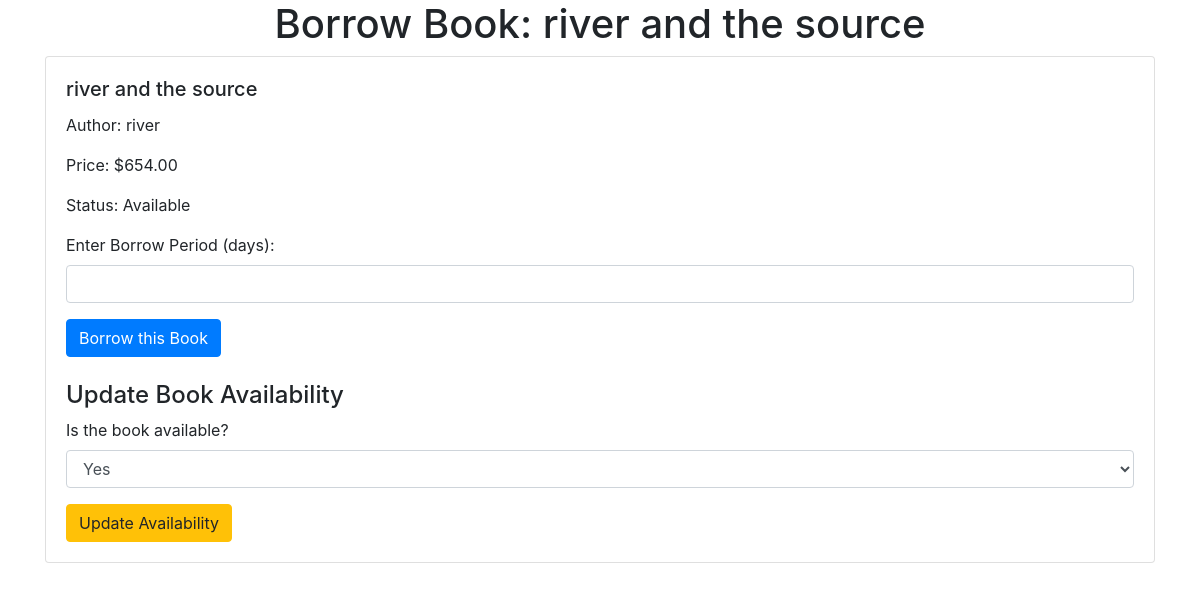
The app's page /borrow-book/1/ (signed in) with its own data.
### myapp/models.py (models this page shows, shortened)
class Book(models.Model):
    title = models.CharField(max_length=255)
    author = models.CharField(max_length=255, null=True, blank=True)
    price = models.DecimalField(max_digits=10, decimal_places=2)
    is_available = models.BooleanField(default=True)
    isbn = models.CharField(max_length=13, unique=True, default="0000000000000")  # ISBN is unique
    book_count = models.PositiveIntegerField(default=1)

### myapp/views.py (the view, shortened to what this page needs)
# urls.py: path('borrow-book/<int:id>/', views.borrowbook, name='borrow-book'),
@login_required
def borrowbook(request, id):
    book = get_object_or_404(Book, id=id)
    return render(request, "borrowbook.html", {"book": book})  # Render the borrowing form

### templates/borrowbook.html (shortened to what this page needs)
<!DOCTYPE html>
<html lang="en">
<head>
    <link rel="stylesheet" href="https://stackpath.bootstrapcdn.com/bootstrap/4.3.1/css/bootstrap.min.css">
</head>
<body>
<div class="container">
    <h1 class="text-center">Borrow Book: {{ book.title }}</h1>
    <div class="card">
        <div class="card-body">
            <h5 class="card-title">{{ book.title }}</h5>
            <p class="card-text">Author: {{ book.author }}</p>
            <p class="card-text">Price: ${{ book.price }}</p>
            <p class="card-text">Status: {% if book.is_available %}Available{% else %}Not Available{% endif %}</p>
            {% if book.is_available %}
                <form method="POST" action="{% url 'borrow-book' book.id %}">
                    <div class="form-group">
                        <label for="borrow_period">Enter Borrow Period (days):</label>
                        <input type="number" name="borrow_period" id="borrow_period" class="form-control" required>
                    </div>
                    <button type="submit" class="btn btn-primary">Borrow this Book</button>
                </form>
            {% else %}
                <button type="button" class="btn btn-secondary" disabled>Not Available</button>
            {% endif %}
            {% if user.is_staff %}
                <h4 class="mt-4">Update Book Availability</h4>
                <form method="POST" action="{% url 'update-availability' book.id %}">
                    <div class="form-group">
                        <label for="is_available">Is the book available?</label>
                        <select name="is_available" id="is_available" class="form-control">
                            <option value="True" {% if book.is_available %}selected{% endif %}>Yes</option>
                        </select>
                    </div>
                    <button type="submit" class="btn btn-warning">Update Availability</button>
                </form>
            {% endif %}
        </div>
    </div>
</div>
</body>
</html>

### records on screen
Book: title "river and the source", author "river", price "654.00", is_available "Yes"
